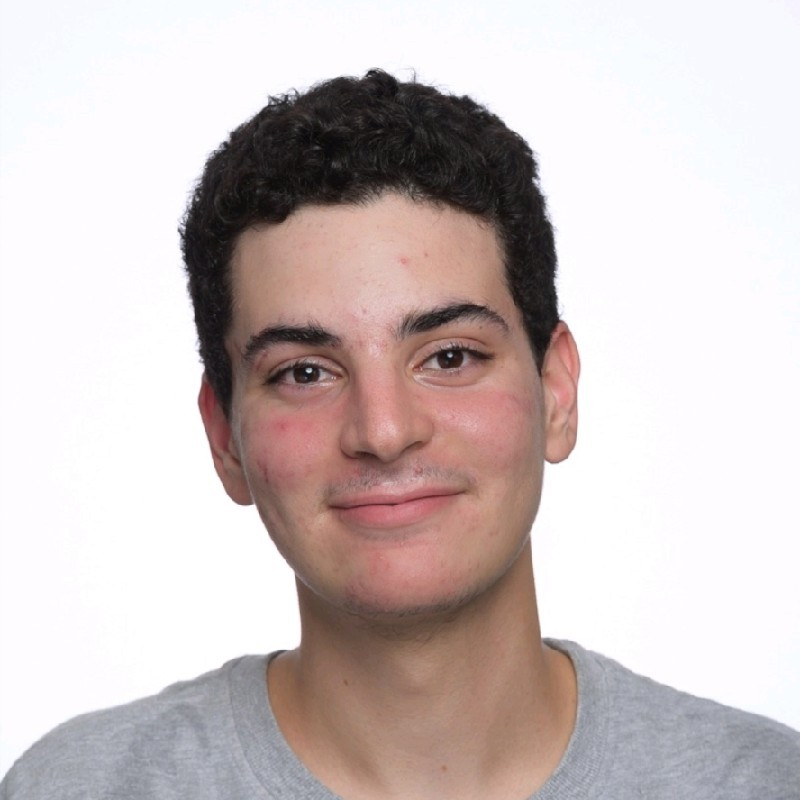
//> input picture image.jpg, 800 x 800 px, given in place of the camera
$ ./test_sebi   (built with g++ and OpenCV 4)
//> lines starting //> are read from the running program, lines starting //| are printed output that depends on the picture
// CPP program to detects face in a video

// Include required header files from OpenCV directory
#include "opencv2/objdetect.hpp"
#include "opencv2/highgui.hpp"
#include "opencv2/imgproc.hpp"
#include <iostream>

using namespace std;
using namespace cv;

// Function for Face Detection
void detectAndDraw( Mat& img, CascadeClassifier& cascade,
                    CascadeClassifier& nestedCascade, double scale );
string cascadeName, nestedCascadeName;

int main( int argc, const char** argv )
{
    // VideoCapture class for playing video for which faces to be detected
    VideoCapture capture;
    Mat frame, image;

    // PreDefined trained XML classifiers with facial features
    CascadeClassifier cascade, nestedCascade;
    double scale=1;

    // Load classifiers from "opencv/data/haarcascades" directory
    nestedCascade.load( "../../haarcascade_eye_tree_eyeglasses.xml" ) ;

    // Change path before execution
    cascade.load( "../../haarcascade_frontalcatface.xml" ) ;

    // Start Video..1) 0 for WebCam 2) "Path to Video" for a Local Video
    capture.open(0);
    if( capture.isOpened() )
    {
        // Capture frames from video and detect faces
        cout << "Face Detection Started...." << endl;
        while(1)
        {
            capture >> frame;
//> frame is the input picture: 800 rows x 800 cols, CV_8UC3; mean B, G, R 192.4, 193.3, 204.8
            if( frame.empty() )
                break;
            Mat frame1 = frame.clone();
            detectAndDraw( frame1, cascade, nestedCascade, scale );
            char c = (char)waitKey(10);

            // Press q to exit from window
            if( c == 27 || c == 'q' || c == 'Q' )
                break;
        }
    }
    else
        cout<<"Could not Open Camera";
    return 0;
}

void detectAndDraw( Mat& img, CascadeClassifier& cascade,
                    CascadeClassifier& nestedCascade,
                    double scale)
{
//> called with scale = 1
    vector<Rect> faces, faces2;
    Mat gray, smallImg;

    cvtColor( img, gray, COLOR_BGR2GRAY ); // Convert to Gray Scale
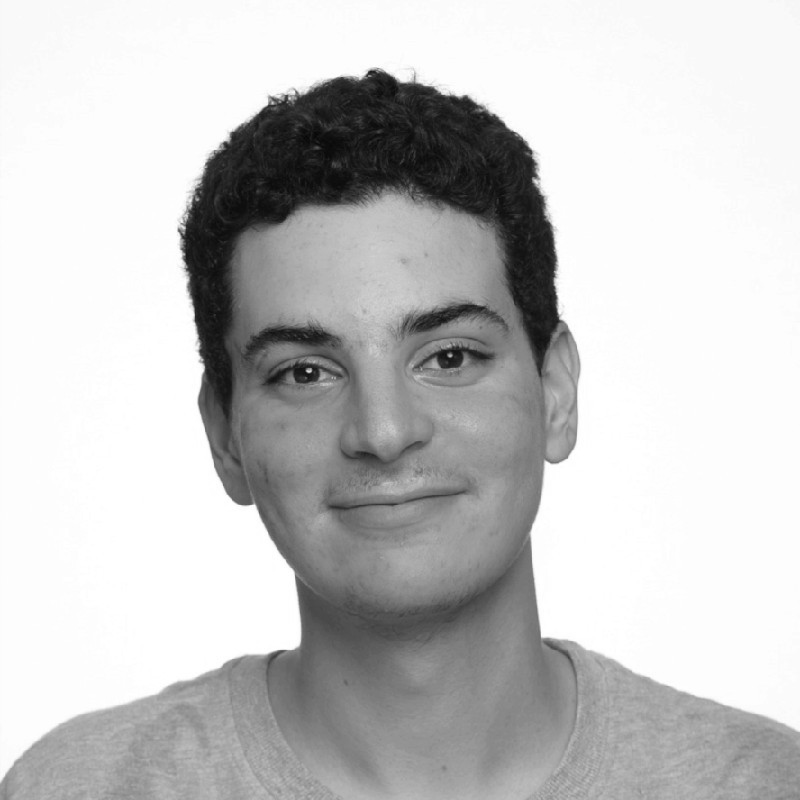
//> gray: 800 rows x 800 cols, CV_8UC1; min 5, max 255, mean 196.6
    double fx = 1 / scale;

    // Resize the Grayscale Image
    resize( gray, smallImg, Size(), fx, fx, INTER_LINEAR );
    equalizeHist( smallImg, smallImg );
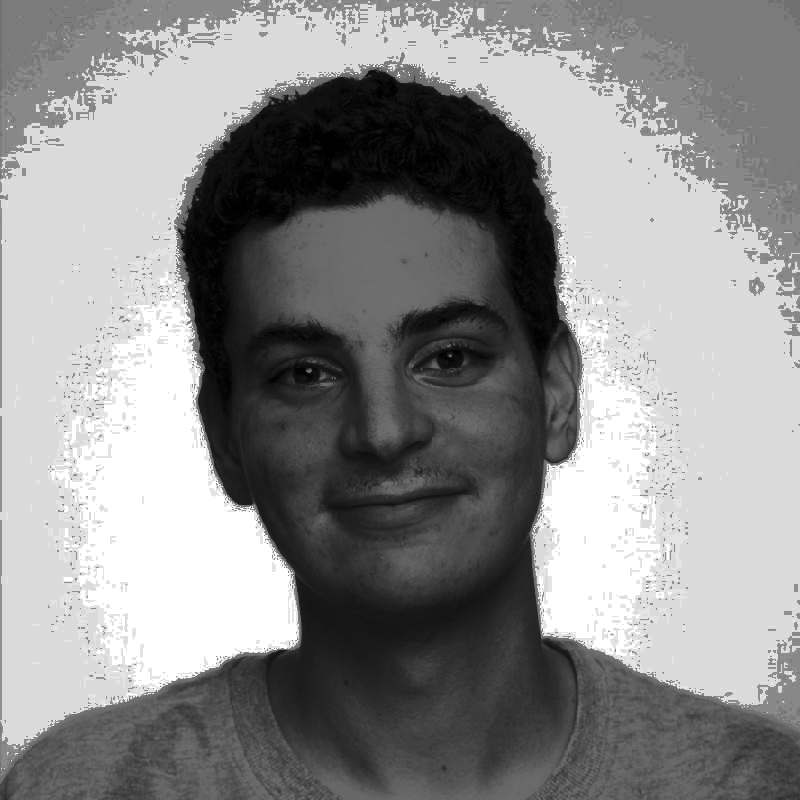
//> smallImg: 800 rows x 800 cols, CV_8UC1; min 0, max 255, mean 141

    // Detect faces of different sizes using cascade classifier
    cascade.detectMultiScale( smallImg, faces, 1.1,
                              2, 0|CASCADE_SCALE_IMAGE, Size(30, 30) );
//> faces = empty

    // Draw circles around the faces
    for ( size_t i = 0; i < faces.size(); i++ )
    {
        Rect r = faces[i];
        Mat smallImgROI;
        vector<Rect> nestedObjects;
        Point center;
        Scalar color = Scalar(255, 0, 0); // Color for Drawing tool
        int radius;

        double aspect_ratio = (double)r.width/r.height;
        if( 0.75 < aspect_ratio && aspect_ratio < 1.3 )
        {
            center.x = cvRound((r.x + r.width*0.5)*scale);
            center.y = cvRound((r.y + r.height*0.5)*scale);
            radius = cvRound((r.width + r.height)*0.25*scale);
            circle( img, center, radius, color, 3, 8, 0 );
        }
        else
            rectangle( img, Point(cvRound(r.x*scale), cvRound(r.y*scale)),
                       Point(cvRound((r.x + r.width-1)*scale),
                               cvRound((r.y + r.height-1)*scale)), color, 3, 8, 0);
        if( nestedCascade.empty() )
            continue;
        smallImgROI = smallImg( r );

        // Detection of eyes int the input image
        nestedCascade.detectMultiScale( smallImgROI, nestedObjects, 1.1, 2,
                                        0|CASCADE_SCALE_IMAGE, Size(30, 30) );

        // Draw circles around eyes
        for ( size_t j = 0; j < nestedObjects.size(); j++ )
        {
            Rect nr = nestedObjects[j];
            center.x = cvRound((r.x + nr.x + nr.width*0.5)*scale);
            center.y = cvRound((r.y + nr.y + nr.height*0.5)*scale);
            radius = cvRound((nr.width + nr.height)*0.25*scale);
            circle( img, center, radius, color, 3, 8, 0 );
        }
    }
//> this loop made 0 passes
//> the 'q' key is pressed

    // Show Processed Image with detected faces
    imshow( "Face Detection", img );
}
